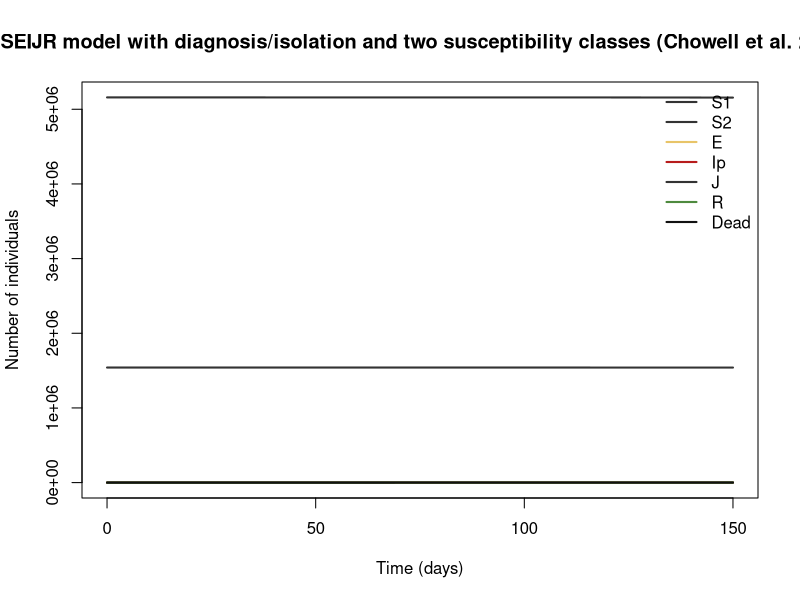

Recreate this plot in R.
## SARS SEIJR model with diagnosis/isolation and two susceptibility classes (Chowell et al. 2003/2004)
## SARS (the template also suits MERS).
## Parameter values: 0 of 11 checked against the source; the rest are recalled or illustrative.
## Reference: Chowell G, Fenimore PW, Castillo-Garsow MA, Castillo-Chavez C. "SARS outbreaks in Ontario, Hong Kong and Singapore: the role of diagnosis and isolation as a control mechanism." J Theor Biol 2003;224:1–8
## Source: https://doi.org/10.1016/S0022-5193(03)00228-5
##
## Generated from a compartmental model diagram (model format v1).
## Regenerating from the same diagram always gives this exact file.
##
## Compartments: S1, S2, E, Ip, J, R, Dead
## Flows (time unit: days):
##   S1 -> E     : foi * S1
##   S2 -> E     : p_low * foi * S2
##   E -> Ip     : k_inc * E
##   Ip -> J     : alpha_d * Ip
##   Ip -> R     : g1 * Ip
##   Ip -> Dead  : delta_d * Ip
##   J -> R      : g2 * J
##   J -> Dead   : delta_d * J

library(deSolve)

# ---- Time ------------------------------------------------------------
times <- seq(0, 150, by = 0.2)  # days

# ---- Parameters ------------------------------------------------------
parameters <- c(
  beta_s = 0.25,     # transmission rate (1/day)
  q_e = 0.1,         # relative infectiousness of E
  l_iso = 0.43,      # relative infectiousness of J
  p_low = 1 / 3,     # relative susceptibility of S2
  rho_hr = 0.77,     # initial fraction in S1
  k_inc = 0.15707,   # E to Ip (6.4-day incubation) (1/day)
  alpha_d = 0.2061,  # diagnosis and isolation (4.85 days); Toronto used 1/3 after controls (1/day)
  g1 = 0.035285,     # recovery from Ip (1/day)
  g2 = 0.0426,       # recovery from J (1/day)
  delta_d = 0.0279,  # disease death rate (1/day)
  N0 = 6.7e6         # value taken from the notes text [recalled]
)

# ---- Initial conditions ----------------------------------------------
state <- with(as.list(parameters), {
  S1 <- rho_hr * N0        # high-risk susceptible
  S2 <- (1 - rho_hr) * N0  # lower-risk susceptible (relative susceptibility p_low)
  E <- 0                   # exposed, low infectivity
  Ip <- 1                  # symptomatic infectious, undiagnosed
  J <- 0                   # diagnosed and isolated
  R <- 0                   # recovered
  Dead <- 0                # SARS deaths
  c(S1 = S1, S2 = S2, E = E, Ip = Ip, J = J, R = R, Dead = Dead)
})

# ---- Model equations -------------------------------------------------
sars_chowell_seijr_model <- function(t, state, parameters) {
  with(as.list(c(state, parameters)), {
    # Total population
    N <- S1 + S2 + E + Ip + J + R

    # Derived quantities
    foi <- beta_s * (Ip + q_e * E + l_iso * J) / N

    # Rates of change
    dS1 <- -foi * S1
    dS2 <- -p_low * foi * S2
    dE <- foi * S1 + p_low * foi * S2 - k_inc * E
    dIp <- k_inc * E - alpha_d * Ip - g1 * Ip - delta_d * Ip
    dJ <- alpha_d * Ip - g2 * J - delta_d * J
    dR <- g1 * Ip + g2 * J
    dDead <- delta_d * Ip + delta_d * J

    list(c(dS1, dS2, dE, dIp, dJ, dR, dDead))
  })
}

# ---- Solve -----------------------------------------------------------
out <- ode(y = state, times = times, func = sars_chowell_seijr_model, parms = parameters)
out <- as.data.frame(out)

# ---- Plot ------------------------------------------------------------
compartment_cols <- c(S1 = "#333333", S2 = "#333333", E = "#E8C468", Ip = "#B71C1C", J = "#333333", R = "#4E8A3E", Dead = "#111111")
matplot(out$time, out[, names(compartment_cols)], type = "l", lty = 1, lwd = 2,
        col = compartment_cols, xlab = "Time (days)", ylab = "Number of individuals",
        main = "SARS SEIJR model with diagnosis/isolation and two susceptibility classes (Chowell et al. 2003/2004)")
legend("topright", legend = names(compartment_cols), col = compartment_cols,
       lty = 1, lwd = 2, bty = "n")
